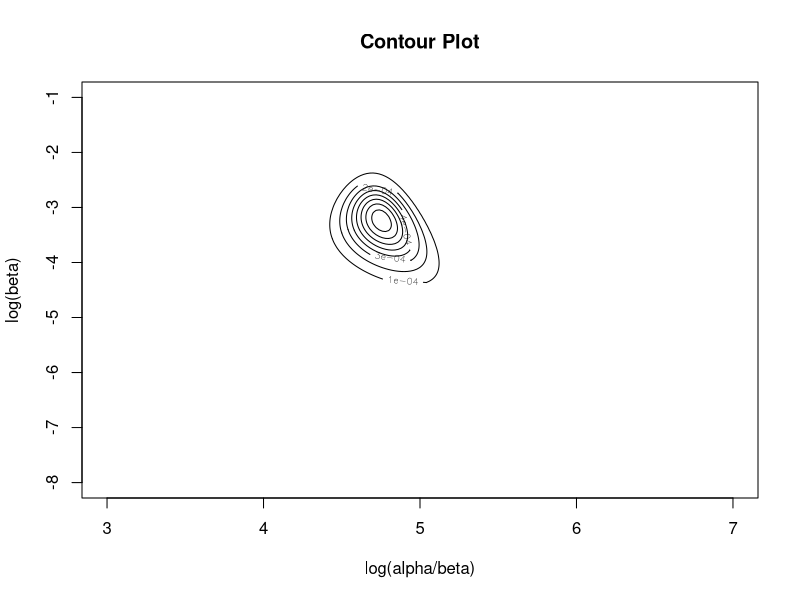
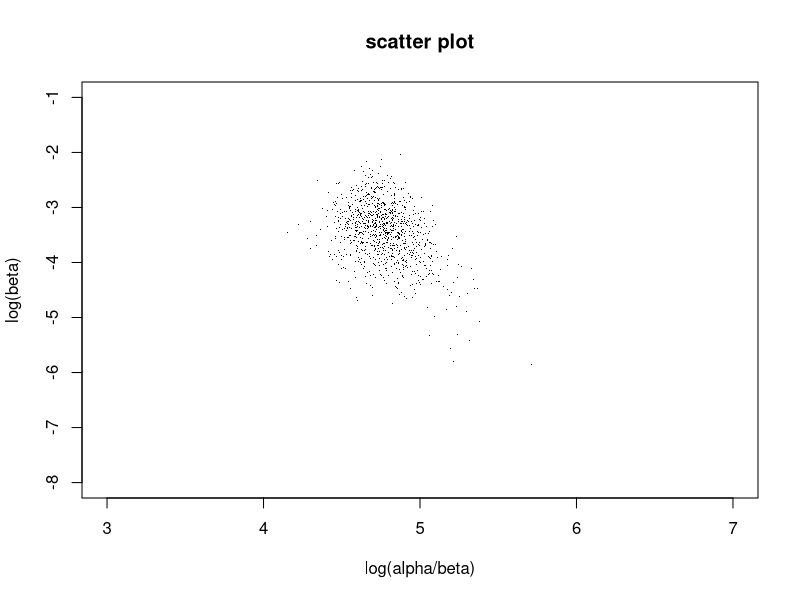

R code for these plots, in order:
# data
ydata <- c(16+58, 9+90, 10+48, 13+57, 19+103, 20+57, 18+86, 17+112, 35+273, 55+64)
# gammda parameter Gammda(phi, phi)
phi <- 1e-3

u <- seq(3,7,0.02)
v <- seq(-8,-1,0.02)

beta_matrix <- matrix(0, length(u), length(v))
for(i in 1:length(u)){
  for(j in 1:length(v)){
    beta_matrix[i,j] <- exp(v[j]) 
  }
} 
alpha_matrix <- matrix(0, length(u), length(v))
for(i in 1:length(u)){
  for(j in 1:length(v)){
    alpha_matrix[i,j] <- exp(v[j]+u[i]) 
  }
}

#
# (b) compute the joint posterior density of (alpha, beta)
# p(alpha, beta | y)
gamma_approx <- function(alpha,y){
  z <- sum(log(seq(alpha,alpha+y-1,1)))
  return(z)
}
posterior <- function(alpha,beta){
  z <- phi*log(alpha*beta)-phi*(alpha + beta) + 
    10*alpha*log(beta) - (10*alpha+sum(ydata))*log(beta+1) + 
    sum(mapply(gamma_approx,alpha,ydata))
  return(z)
}

posterior_matrix <- matrix(0, length(u), length(v))
for(i in 1:length(u)){
  for(j in 1:length(v)){
    posterior_matrix[i,j] <- posterior(alpha_matrix[i,j],beta_matrix[i,j])
  }
}

max_post <- max(posterior_matrix)
log_post <- posterior_matrix - max_post
posterior_matrix <- exp(log_post)
normalized_posterior <- posterior_matrix / sum(posterior_matrix)
contour(u, v, normalized_posterior, nlevels = 10, level = ,
        xlim = c(3,7), ylim = c(-8,-1), main="Contour Plot",
        xlab="log(alpha/beta)",ylab="log(beta)")

#draw 1000 samples from marginal posterior distributions
#compute the marginal posterior distribution of u
mar_pos_u <- rowSums(normalized_posterior)
#draw 1000 samples of u from the marginal posterior distribution of u
sampleDist <- function(n, x, prob){ 
  return(sample(x, n, replace = T, prob))
}
sample_u <- sampleDist(1000, u, mar_pos_u)

#draw 1000 samples of v from the marginal posterior distribution of v given u
for(i in 1:length(u)){
  normalized_posterior[i, ] <- normalized_posterior[i, ]/mar_pos_u[i]
}
sample_v <- numeric()
for(i in 1:length(sample_u)){
  k <- (sample_u[i]-3)/0.02 + 1
  sample_v <- c(sample_v, sampleDist(1, v, normalized_posterior[k,]))
}

sample_u <- sample_u + runif(1000,-0.02/2,0.02/2)
sample_v <- sample_v + runif(1000,-0.02/2,0.02/2)

plot(sample_u, sample_v,
     main = "scatter plot",
     type= "p",
     xlab= "log(alpha/beta)",
     ylab= "log(beta)",
     xlim = c(3,7),
     ylim = c(-8,-1),
     pch = ".")

#(e) draw 1000 samples of theta_j
sample_alpha <- exp(sample_u+sample_v)
sample_beta <- exp(sample_v)
theta <- matrix(0,1000,10)
for(i in 1:1000){
  for(j in 1:10){
    theta[i,j] <- rgamma(1,sample_alpha[i] + ydata[j], sample_beta[i]+1)
  }
}